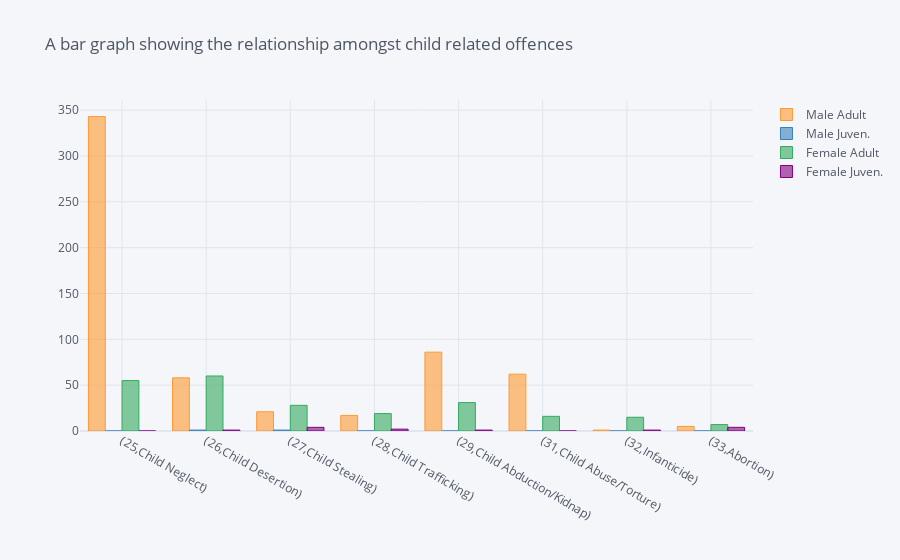

Notebook code for this chart:
### Code cell
# Plotting a bar graph for Child related offences for Accused charged cases
relate.iplot(kind='bar',title='A bar graph showing the relationship amongst child related offences')

### Figure 1 — Plotly figure (JSON) as saved in the notebook; plotly's stock layout.template omitted (floating-point values rounded to 4 significant figures)
{"data": [{"marker": {"color": "rgba(255, 153, 51, 0.6)", "line": {"color": "rgba(255, 153, 51, 1.0)", "width": 1}}, "name": "Male Adult", "orientation": "v", "text": "", "type": "bar", "x": ["(25,Child Neglect)", "(26,Child Desertion)", "(27,Child Stealing)", "(28,Child Trafficking)", "(29,Child Abduction/Kidnap)", "(31,Child Abuse/Torture)", "(32,Infanticide)", "(33,Abortion)"], "y": [343, 58, 21, 17, 86, 62, 1, 5]}, {"marker": {"color": "rgba(55, 128, 191, 0.6)", "line": {"color": "rgba(55, 128, 191, 1.0)", "width": 1}}, "name": "Male Juven.", "orientation": "v", "text": "", "type": "bar", "x": ["(25,Child Neglect)", "(26,Child Desertion)", "(27,Child Stealing)", "(28,Child Trafficking)", "(29,Child Abduction/Kidnap)", "(31,Child Abuse/Torture)", "(32,Infanticide)", "(33,Abortion)"], "y": [0, 1, 1, 0, 0, 0, 0, 0]}, {"marker": {"color": "rgba(50, 171, 96, 0.6)", "line": {"color": "rgba(50, 171, 96, 1.0)", "width": 1}}, "name": "Female Adult", "orientation": "v", "text": "", "type": "bar", "x": ["(25,Child Neglect)", "(26,Child Desertion)", "(27,Child Stealing)", "(28,Child Trafficking)", "(29,Child Abduction/Kidnap)", "(31,Child Abuse/Torture)", "(32,Infanticide)", "(33,Abortion)"], "y": [55, 60, 28, 19, 31, 16, 15, 7]}, {"marker": {"color": "rgba(128, 0, 128, 0.6)", "line": {"color": "rgba(128, 0, 128, 1.0)", "width": 1}}, "name": "Female Juven.", "orientation": "v", "text": "", "type": "bar", "x": ["(25,Child Neglect)", "(26,Child Desertion)", "(27,Child Stealing)", "(28,Child Trafficking)", "(29,Child Abduction/Kidnap)", "(31,Child Abuse/Torture)", "(32,Infanticide)", "(33,Abortion)"], "y": [0, 1, 4, 2, 1, 0, 1, 4]}], "layout": {"legend": {"bgcolor": "#F5F6F9", "font": {"color": "#4D5663"}}, "paper_bgcolor": "#F5F6F9", "plot_bgcolor": "#F5F6F9", "title": {"font": {"color": "#4D5663"}, "text": "A bar graph showing the relationship amongst child related offences"}, "xaxis": {"gridcolor": "#E1E5ED", "showgrid": true, "tickfont": {"color": "#4D5663"}, "title": {"font": {"color": "#4D5663"}, "text": ""}, "zerolinecolor": "#E1E5ED"}, "yaxis": {"gridcolor": "#E1E5ED", "showgrid": true, "tickfont": {"color": "#4D5663"}, "title": {"font": {"color": "#4D5663"}, "text": ""}, "zerolinecolor": "#E1E5ED"}}}
